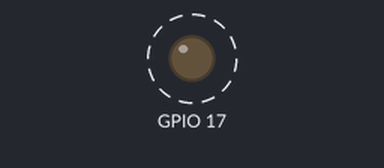
Bench run of a program on a simulated Raspberry Pi (BCM pin numbers). On the bench: output pins drawn as LEDs (lit = HIGH). Dashed ring = blinking.

Above: at 0.02 s.
Timing chart, 0 to 3.0 s (numbered marks = the images above):
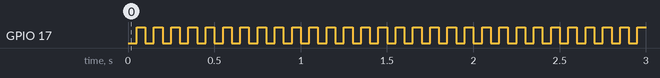

The program:

flash.py
```python
import RPi.GPIO as GPIO
import time

GPIO.setmode(GPIO.BCM)
GPIO.setup(17, GPIO.OUT)

try:
    while True:
        time.sleep(0.05)
        GPIO.output(17, GPIO.HIGH)
        time.sleep(0.05)
        GPIO.output(17, GPIO.LOW)
except KeyboardInterrupt:
    print('the programm vas stopped by keyboard.')
finally:
    GPIO.cleanup()
    print('PIO cleanup completed.')
```

Measured:
- by itself, GPIO 17: alternates HIGH for 0.05 s and LOW for 0.05 s
